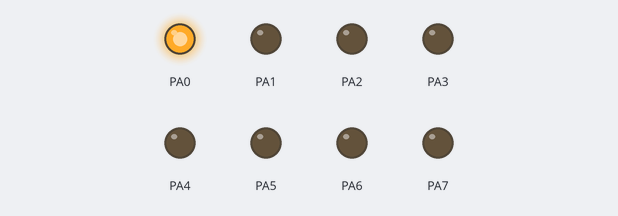
Bench run of a program on a simulated ATmega32, built with avr-gcc and emulated at 8 MHz. On the bench: output pins drawn as LEDs (lit = HIGH).

Above: at 0.2 s.
At 1.2 s:
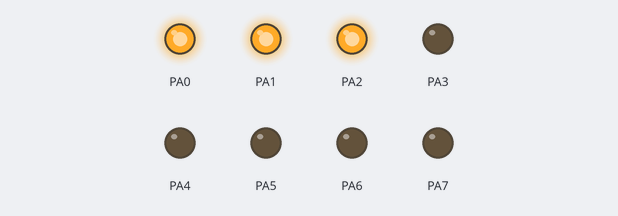
At 2.2 s:
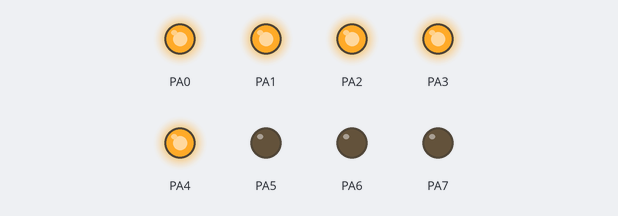
At 4.7 s:
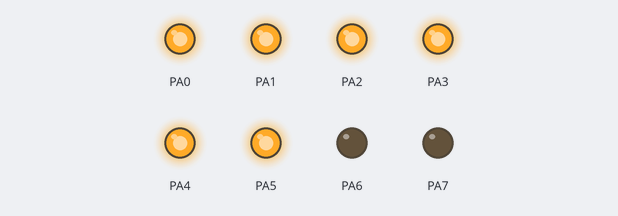
At 6.7 s:
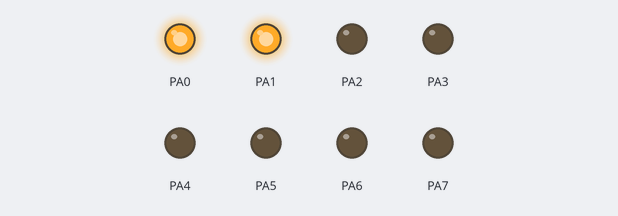
At 9.7 s:
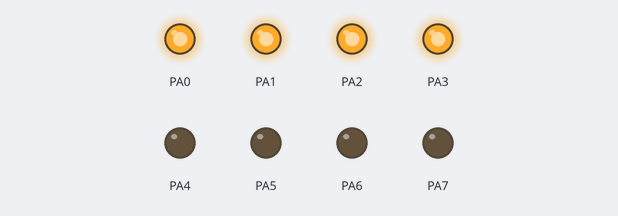
Timing chart, 0 to 10.4 s (numbered marks = the images above):
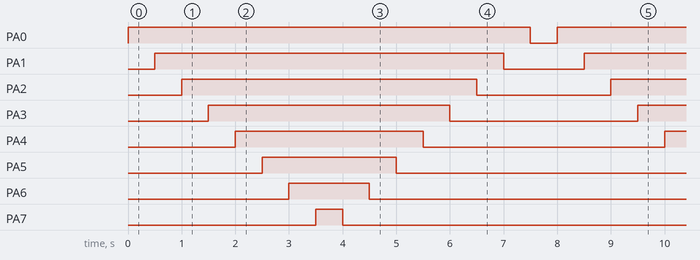

The program:

main.c
```c
/*
 * Section_Task_1.c
 *
 * Created: 8/28/2023 8:32:48 PM
 * Author : Hossam Eid
 */

#define F_CPU 8000000ul
#include "io.h"
#include "Bit_Math.h"
#include <util/delay.h>

int main(void)
{
    unsigned char LED_on_flag = 1, pin = 0;
    //Set all pins of PORTA as output
    DDRA = 0xFF;

    while (1)
    {
        if(LED_on_flag)
        {
            SET_BIT(PORTA, pin++);

            if(pin == 8)
                LED_on_flag = 0;
        }else{

            CLEAR_BIT(PORTA, --pin);

            if(pin == 0)
                LED_on_flag = 1;
        }
		_delay_ms(500);
    }
}
```

io.h
```c
/*
 * io.h
 *
 * Created: 8/28/2023 8:44:43 PM
 *  Author: Hossam Eid
 */


#ifndef IO_H_
#define IO_H_

#define IO_BASE 0x20
#define SFIOR       *((volatile unsigned char *)(IO_BASE + 0x30))

/************************************************************************/
/*	                     PORTA Registers                                */
/************************************************************************/
#define PORTA       *((volatile unsigned char *)(IO_BASE + 0x1B))
#define DDRA        *((volatile unsigned char *)(IO_BASE + 0x1A))
#define PINA        *((volatile unsigned char *)(IO_BASE + 0x19))


#endif /* IO_H_ */
```

Bit_Math.h
```c
/*
 * Bit_Math.h
 *
 * Created: 8/28/2023 8:44:21 PM
 *  Author: hp
 */


#ifndef BIT_MATH_H_
#define BIT_MATH_H_

#define SET_BIT(reg, bitNum)            (reg |= (1 << bitNum))
#define SET_BITS(reg, bitNum, value)    (reg |= (value << bitNum))
#define CLEAR_BIT(reg, bitNum)          (reg &= ~(1 << bitNum))
#define TOGGLE_BIT(reg, bitNum)         (reg ^= (1 << bitNum))
#define READ_BIT(reg, bitNum)           ((reg & (1 << bitNum)) >> bitNum)

#endif /* BIT_MATH_H_ */
```

Measured:
- by itself, PA0: alternates HIGH for 7.5 s and LOW for 0.50 s
- by itself, PA1: alternates HIGH for 6.5 s and LOW for 1.5 s
- by itself, PA2: alternates HIGH for 5.5 s and LOW for 2.5 s
- by itself, PA3: alternates HIGH for 4.5 s and LOW for 3.5 s
- by itself, PA4: alternates HIGH for 3.5 s and LOW for 4.5 s
- by itself, PA5: alternates HIGH for 2.5 s and LOW for 5.5 s
- by itself, PA6: alternates HIGH for 1.5 s and LOW for 6.5 s
- by itself, PA7: alternates HIGH for 0.50 s and LOW for 7.5 s
